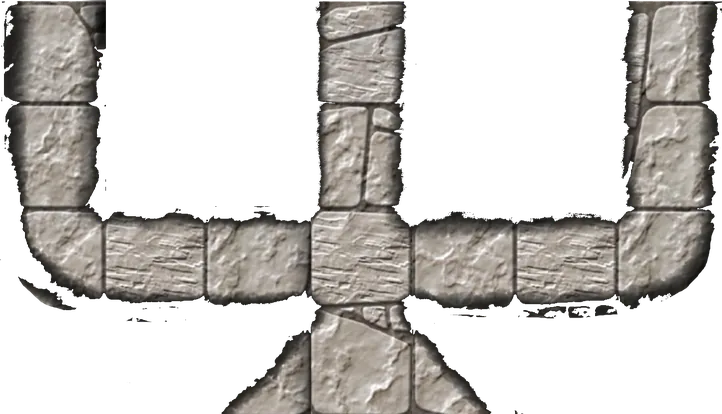
#> input picture assets/ingressi/3.webp, 722 x 414 px, given in place of 3.webp.png, which was not available
$ python vt_grid.py ../../assets/ingressi/3.webp
#> lines starting #> are read from the running program, lines starting #| are printed output that depends on the picture
import numpy as np, sys
from PIL import Image
from scipy import ndimage as ndi
S='/private/tmp/claude-501/-Users-Samael-Documents-ClaudeWorkspace-4Ad-solo-mode/87f44118-c416-46c5-975d-8ee60f648043/scratchpad/vt/'
def gray(path): return np.array(Image.open(path).convert('L')).astype(float)
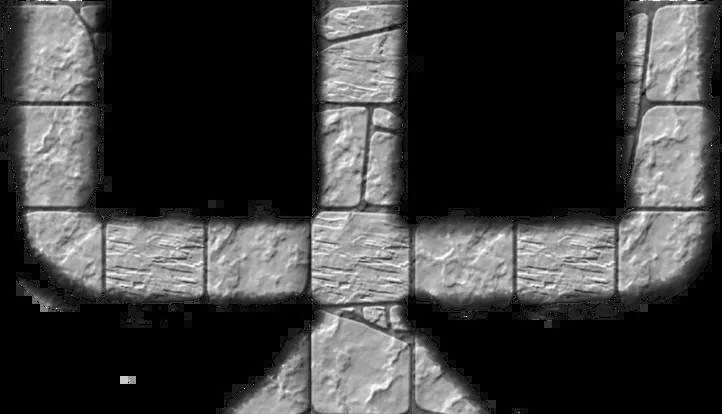
#> returned value: shape (414, 722) float64; min 0, max 255, mean 61.3
def lines(g, axis):
    dark=(g<110)
    prof=dark.mean(axis=axis)            # axis=0 -> per column
    # linee: picchi stretti; sottrai una media mobile larga per isolare le linee dai muri spessi
    from scipy.ndimage import uniform_filter1d, maximum_filter1d
    base=uniform_filter1d(prof,25)
    sig=prof-base
    pk=[i for i in range(2,len(prof)-2) if sig[i]>0.12 and sig[i]==maximum_filter1d(sig,9)[i]]
    return np.array(pk),prof
if __name__=='__main__':
    for n in sys.argv[1:]:
        g=gray(S+n+'.png'); cx,_=lines(g,0); cy,_=lines(g,1)
#> after `cx, _ = lines(g, 0)`: cx = [22, 102, 205, 310, 322, 410, 513, 514, 617, 630, 705]
#> after `cy, _ = lines(g, 1)`: cy = [103, 208, 223, 297]
        print(n,g.shape,'cols',cx.tolist(),'rows',cy.tolist())
#| ../../assets/ingressi/3.webp (414, 722) cols [22, 102, 205, 310, 322, 410, 513, 514, 617, 630, 705] rows [103, 208, 223, 297]

$ run again, on assets/ingressi/4.webp
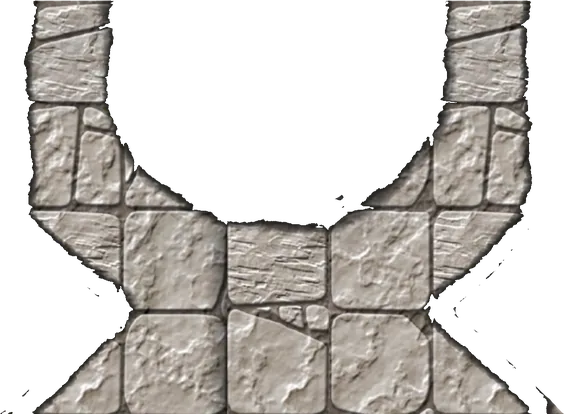
#> input picture assets/ingressi/4.webp, 564 x 414 px, given in place of 4.webp.png, which was not available
#> in gray, `def gray(path): return np.array(Image.open(path).convert('L')).astype(..`:
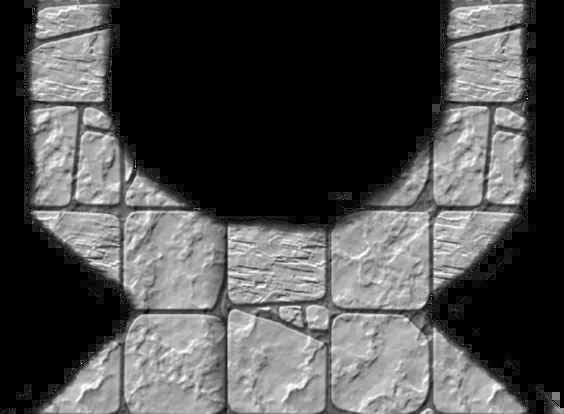
#> returned value: shape (414, 564) float64; min 0, max 255, mean 78.2
#> cx = [30, 121, 226, 327, 430, 525]
#> cy = [102, 207, 310]
#| ../../assets/ingressi/4.webp (414, 564) cols [30, 121, 226, 327, 430, 525] rows [102, 207, 310]

$ run again, on assets/ingressi/5.webp
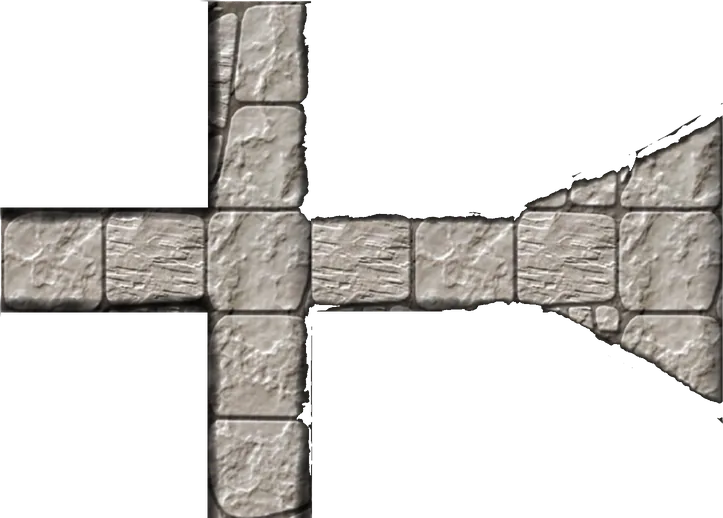
#> input picture assets/ingressi/5.webp, 723 x 518 px, given in place of 5.webp.png, which was not available
#> in gray, `def gray(path): return np.array(Image.open(path).convert('L')).astype(..`:
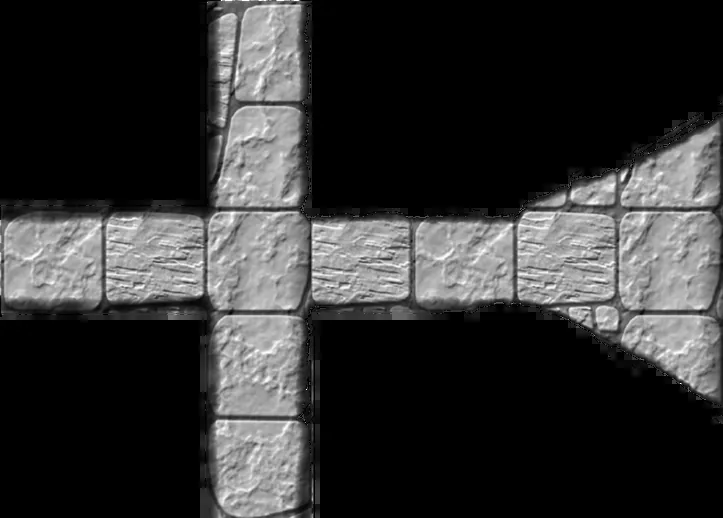
#> returned value: shape (518, 723) float64; min 0, max 255, mean 51.1
#> cx = [102, 206, 213, 302, 514, 617]
#> cy = [210, 303, 310]
#| ../../assets/ingressi/5.webp (518, 723) cols [102, 206, 213, 302, 514, 617] rows [210, 303, 310]
